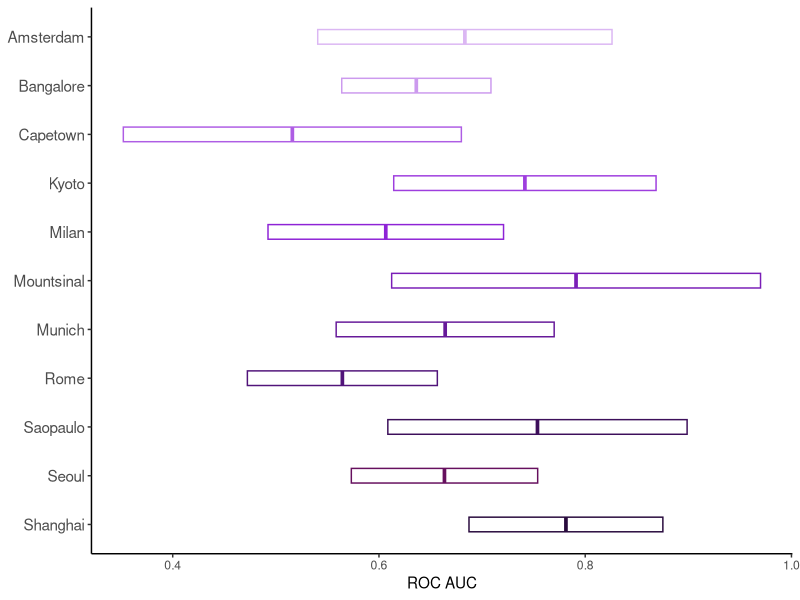

This chart was generated by the following R code:
##################################################################
## ENIGMA-OCD adult siteROC ##
##################################################################
# adult / non_hormo / dx
rm(list = ls())
library(ggplot2)
library(dplyr)
library(magrittr)
library(forcats) #reorder factor levels by sorting along another variable

### create data matrix
Site <- c('Amsterdam', 'Bangalore', 'Capetown','Kyoto','Milan',
          'Mountsinal','Munich','Rome','Saopaulo','Seoul','Shanghai')
meanAUC <- c(0.6833, 0.6362, 0.516, 0.7415, 0.6066, 
             0.7911,0.6642, 0.5645, 0.7537, 0.6635, 0.7813)
lowAUC <- c(0.5406, 0.5639, 0.3521, 0.6143, 0.4924,
            0.6123, 0.5585, 0.4724, 0.6086, 0.5732, 0.6873)
highAUC <- c(0.826, 0.7086, 0.6799, 0.8687, 0.7208, 
             0.97, 0.7699, 0.6566, 0.8988, 0.7539, 0.8753)

siteROC <- cbind(Site, meanAUC, lowAUC, highAUC)
siteROC <- as.data.frame(siteROC)
# siteROC$site <- as.factor(siteROC$site)
# siteROC$site <- sort((unique(siteROC$site)))
siteROC$meanAUC <- as.numeric(siteROC$meanAUC)
siteROC$lowAUC <- as.numeric(siteROC$lowAUC)
siteROC$highAUC <- as.numeric(siteROC$highAUC)
#### check
siteROC %>% as_tibble()
siteROC %>% str()



#############################################################################
##### siteROC visualization#####
#############################################################################
siteROC$Site <- factor(Site, levels = Site)

ggplot(data = siteROC, aes(x = Site, y = meanAUC, color = Site)) + 
  geom_crossbar(aes(x = Site, ymin = lowAUC, ymax = highAUC), width = 0.3) + 
  scale_x_discrete(limits = rev(levels(siteROC$Site))) +
  coord_flip() +
  xlab("Site") + ylab("ROC AUC") + theme_classic() +
  scale_color_manual(values = c('#dbb7f3', '#cc9aee', '#ae5de4', '#9e3ede', '#8e23d6', 
                                '#7a1eb7', '#661999', '#51147a', '#3d0f5b', '#66105E',  '#280a3d')) +
  guides(color= 'none') +
  theme(axis.title.y = element_blank(), axis.text.y = element_text(size = 11)) 

